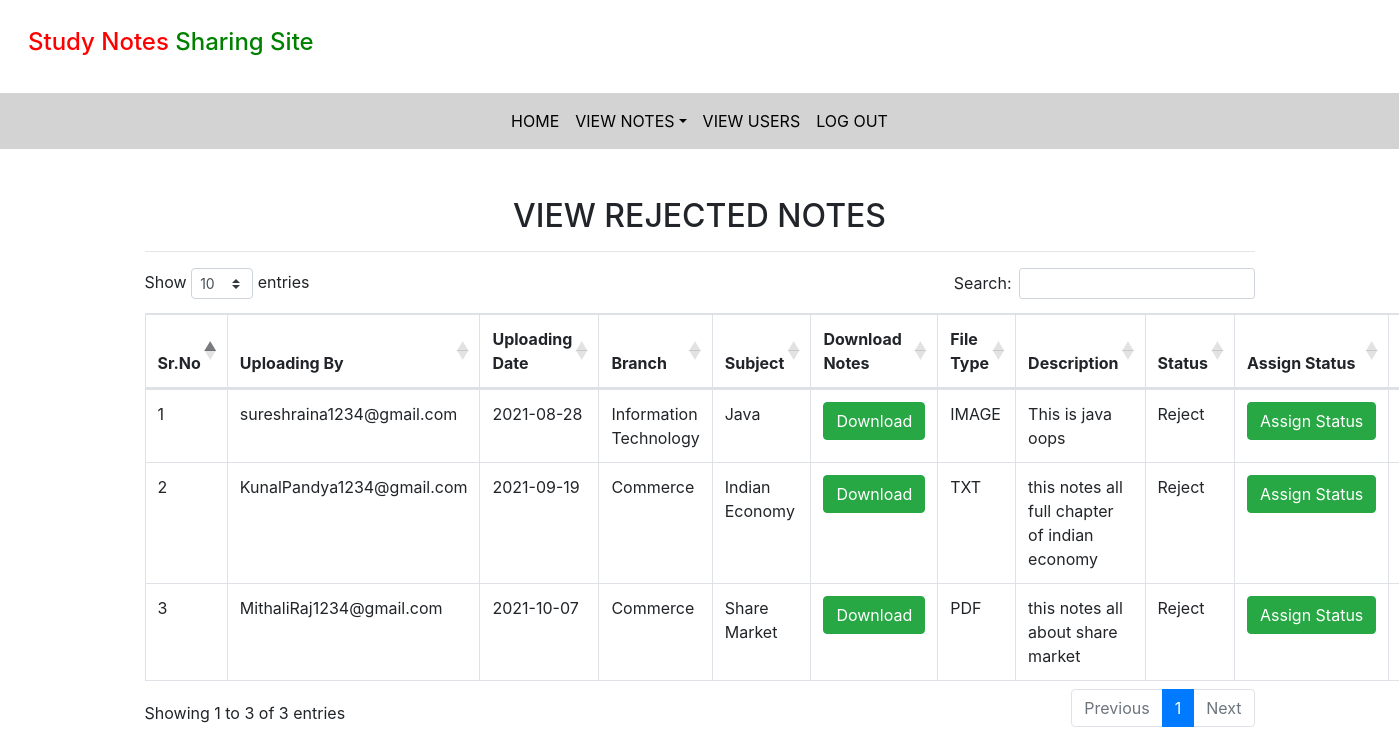
The app's page /rejected_notes (signed in) with its own data.
### notes/models.py (models this page shows, shortened)
class Notes(models.Model):
    user = models.ForeignKey(User, on_delete=models.CASCADE)
    uploadingdate = models.CharField(max_length=30)
    branch = models.CharField(max_length=30)
    subject = models.CharField(max_length=30)
    notesfile = models.FileField( null=True)
    filetype = models.CharField(max_length=10)
    description= models.CharField(max_length=200)
    status = models.CharField(max_length=15)

### notes/views.py (the view)
# urls.py: path('rejected_notes', rejected_notes, name="rejected_notes"),
def rejected_notes(request):
    if not request.user.is_authenticated:
        return redirect('login_admin')
    notes = Notes.objects.filter(status="Reject")
    d={'notes':notes}
    return render(request,'rejected_notes.html',d)

### notes/template/rejected_notes.html (shortened to what this page needs)
{% extends 'admin_nav.html'%}
{% block body %}
{% load static %}
<link rel="stylesheet"  href="https://cdnjs.cloudflare.com/ajax/libs/twitter-bootstrap/4.5.2/css/bootstrap.min.css">
<link rel="stylesheet"  href="https://cdn.datatables.net/1.10.22/css/dataTables.bootstrap4.min.css">
<div class="container mt-5">
    <h2 class="text-center">VIEW REJECTED NOTES </h2>
        <hr>
        <table class="table table-bordered" id="example">
            <thead>
                <tr>
                    <th>Sr.No</th>
                    <th>Uploading By</th>
                     <th>Uploading Date</th>
                     <th>Branch</th>
                     <th>Subject</th>
                     <th>Download Notes</th>
                     <th>File Type</th>
                     <th>Description</th>
                     <th>Status</th>
                     <th>Assign Status</th>
                     <th>Action</th>
                </tr>
                </thead>
            <tbody>
                {% for i in notes%}
                <tr>
                    <td>{{forloop.counter}}</td>
                    <td>{{i.user.username}}</td>
                    <td>{{i.uploadingdate}}</td>
                    <td>{{i.branch}}</td>
                    <td>{{i.subject}}</td>
                    <td><a href="{{i.notesfile.url}}" class="btn btn-success" download>Download</a></td>
                    <td>{{i.filetype}}</td>
                    <td>{{i.description}}</td>
                    <td>{{i.status}}</td>
                    <td><a href="{% url 'assign_status' i.id %}" class="btn btn-success">Assign&nbsp;Status</a></td>
                    <td><a href="{% url 'delete_notes' i.id %}" class="btn btn-danger" onclick="return confirm(Are you sure?)">Delete</a></td>
                </tr>
                {% endfor %}
           </tbody>
        </table>
</div>
{% endblock%}

### notes/static/css/mystyle.css (style rules this page uses)
body { padding:0; margin:0; background-color:floralwhite; }

### records on screen
Notes: user.username "sureshraina1234@gmail.com", uploadingdate "2021-08-28", branch "Information Technology", subject "Java", filetype "IMAGE", description "This is java oops", status "Reject"
Notes: user.username "KunalPandya1234@gmail.com", uploadingdate "2021-09-19", branch "Commerce", subject "Indian Economy", filetype "TXT", description "this notes all full chapter of indian economy", status "Reject"
Notes: user.username "MithaliRaj1234@gmail.com", uploadingdate "2021-10-07", branch "Commerce", subject "Share Market", filetype "PDF", description "this notes all about share market", status "Reject"
